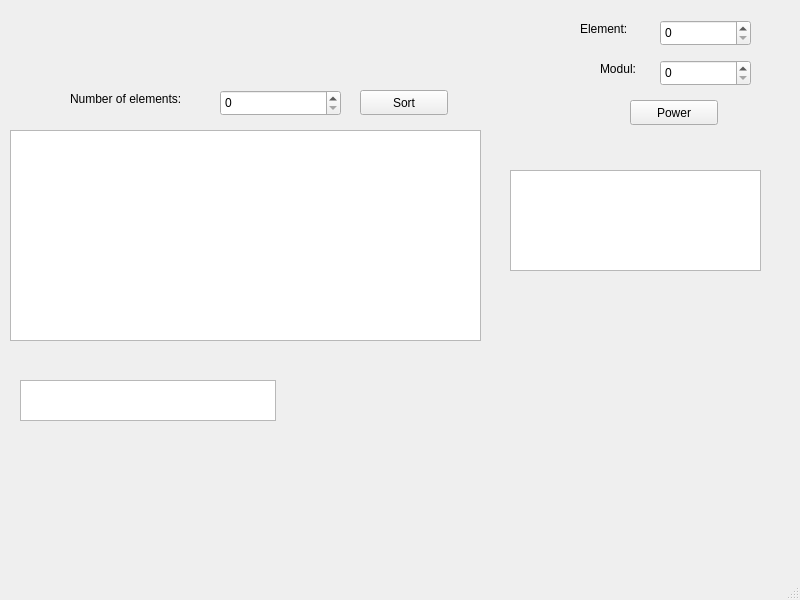
<?xml version="1.0" encoding="UTF-8"?>
<ui version="4.0">
 <class>MainWindow</class>
 <widget class="QMainWindow" name="MainWindow">
  <property name="geometry">
   <rect>
    <x>0</x>
    <y>0</y>
    <width>800</width>
    <height>600</height>
   </rect>
  </property>
  <property name="windowTitle">
   <string>MainWindow</string>
  </property>
  <widget class="QWidget" name="centralwidget">
   <widget class="QPushButton" name="sortButton">
    <property name="geometry">
     <rect>
      <x>360</x>
      <y>90</y>
      <width>88</width>
      <height>25</height>
     </rect>
    </property>
    <property name="text">
     <string>Sort</string>
    </property>
   </widget>
   <widget class="QSpinBox" name="numberOfElements">
    <property name="geometry">
     <rect>
      <x>220</x>
      <y>90</y>
      <width>121</width>
      <height>26</height>
     </rect>
    </property>
   </widget>
   <widget class="QLabel" name="label">
    <property name="geometry">
     <rect>
      <x>70</x>
      <y>90</y>
      <width>151</width>
      <height>17</height>
     </rect>
    </property>
    <property name="text">
     <string>Number of elements:</string>
    </property>
   </widget>
   <widget class="QTextBrowser" name="answerBrowser">
    <property name="geometry">
     <rect>
      <x>10</x>
      <y>130</y>
      <width>471</width>
      <height>211</height>
     </rect>
    </property>
   </widget>
   <widget class="QTextBrowser" name="binpowBrowser">
    <property name="geometry">
     <rect>
      <x>510</x>
      <y>170</y>
      <width>251</width>
      <height>101</height>
     </rect>
    </property>
   </widget>
   <widget class="QSpinBox" name="element">
    <property name="geometry">
     <rect>
      <x>660</x>
      <y>20</y>
      <width>91</width>
      <height>26</height>
     </rect>
    </property>
   </widget>
   <widget class="QSpinBox" name="modul">
    <property name="geometry">
     <rect>
      <x>660</x>
      <y>60</y>
      <width>91</width>
      <height>26</height>
     </rect>
    </property>
   </widget>
   <widget class="QLabel" name="label_2">
    <property name="geometry">
     <rect>
      <x>580</x>
      <y>20</y>
      <width>66</width>
      <height>17</height>
     </rect>
    </property>
    <property name="text">
     <string>Element:</string>
    </property>
   </widget>
   <widget class="QLabel" name="label_3">
    <property name="geometry">
     <rect>
      <x>600</x>
      <y>60</y>
      <width>51</width>
      <height>17</height>
     </rect>
    </property>
    <property name="text">
     <string>Modul:</string>
    </property>
   </widget>
   <widget class="QPushButton" name="powerButton">
    <property name="geometry">
     <rect>
      <x>630</x>
      <y>100</y>
      <width>88</width>
      <height>25</height>
     </rect>
    </property>
    <property name="text">
     <string>Power</string>
    </property>
   </widget>
   <widget class="QTextBrowser" name="timeBrowser">
    <property name="geometry">
     <rect>
      <x>20</x>
      <y>380</y>
      <width>256</width>
      <height>41</height>
     </rect>
    </property>
   </widget>
  </widget>
  <widget class="QMenuBar" name="menubar">
   <property name="geometry">
    <rect>
     <x>0</x>
     <y>0</y>
     <width>800</width>
     <height>22</height>
    </rect>
   </property>
  </widget>
  <widget class="QStatusBar" name="statusbar"/>
 </widget>
 <resources/>
 <connections/>
</ui>
